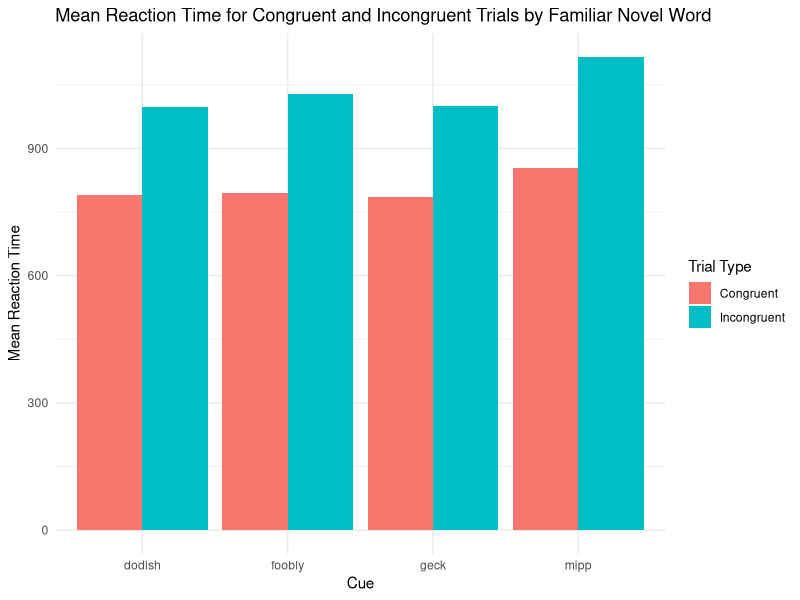
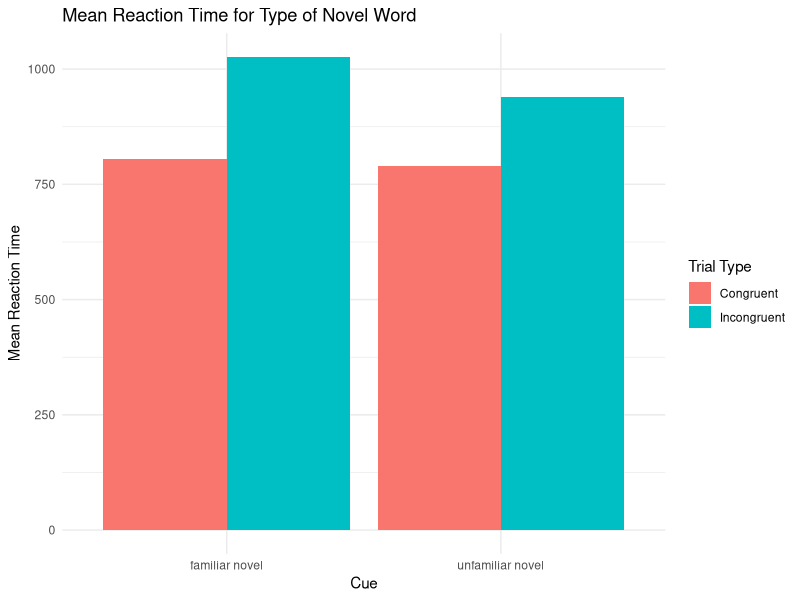
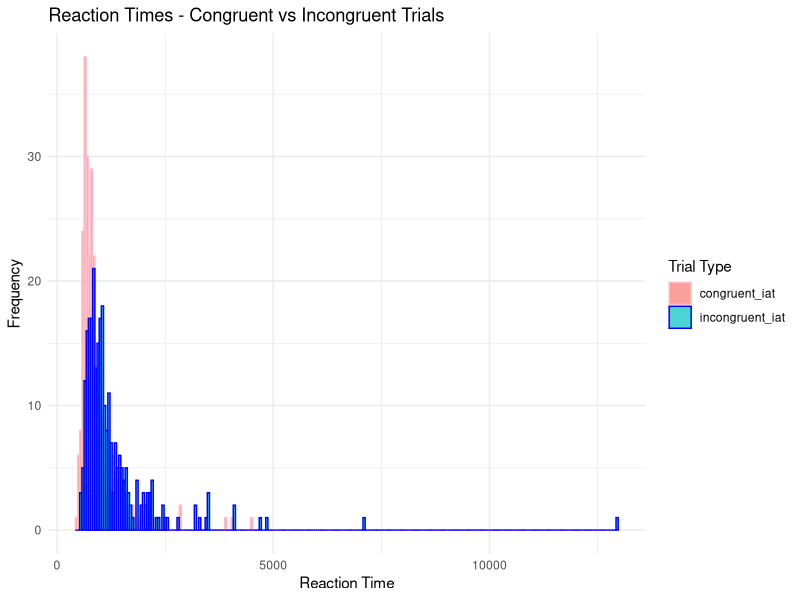

Generate these figures, in order, with R: (Note: this script raises an error after producing the figures.)
## ---- chunk 1
knitr::opts_chunk$set(echo = TRUE)
## ---- chunk 2
library(tidyverse)
library(dplyr)
library(lme4)
## ---- chunk 3
descriptive = read.csv("sona11.28(updated).csv")%>%
  mutate(rt=as.numeric(rt), revised_correct=as.numeric(revised_correct))
## ---- chunk 4
nrow(descriptive)
ncol(descriptive)
descriptive%>% pull(ID) %>% unique() %>% length()
descriptive %>% group_by(ID) %>% count()
## ---- chunk 5
attention_trials = descriptive %>%
  filter(typeoftrial == "attention")%>%
  select(ID, revised_response, novel1, novel2, novel3, revised_correct)

#mean
attention_trials %>% 
  summarize(mean_accuracy = mean(revised_correct),
            sd_accuracy = sd(revised_correct))

#summarize participant accuracy
subject_attention_accuracy = attention_trials %>%
  group_by(ID) %>%
  summarize(mean_accuracy = mean(revised_correct),
            sd_accuracy = sd(revised_correct))
## ---- chunk 6
scoring = read_csv("association_scoring.csv")%>%
  arrange(cue, response)
association_trials = descriptive %>%
  filter(typeoftrial == "association") %>%
  select (ID, revised_response, cue) %>%
  rename(response = "revised_response") %>%
  mutate(response = tolower(response)) %>%
  left_join(scoring)

# congruence trials

congruence_trials = association_trials %>%
  filter(!is.na(congruence)) %>%
  filter(congruence %in% c("congruent", "incongruent")) %>%
  filter(type_of_association %in% c("direct", "shared"))

congruence_counts = congruence_trials %>%
  group_by(ID, cue_type, congruence, type_of_association) %>%
  count() %>%
  group_by(ID, cue_type) %>%
  mutate(proportion = n / sum(n))

congruence_counts %>%
  filter(congruence == "congruent") %>%
  ungroup() %>%
  summarise(mean_prop = mean(proportion))

wide_counts = congruence_counts %>%
  select(ID, cue_type, congruence, type_of_association, proportion) %>%
  pivot_wider(names_from = congruence, values_from = proportion)%>%
  mutate(incongruent = ifelse(is.na(incongruent), 0, incongruent),
       congruent = ifelse(is.na(congruent), 0, congruent)) %>%
  mutate(prop = congruent - incongruent)

mean(wide_counts$prop)

### counts by type of association 

association_type_occurrence = wide_counts %>%
  select(ID, cue_type, type_of_association, prop)%>%
  pivot_wider(names_from = type_of_association, values_from = prop)%>%
  mutate(shared = ifelse(is.na(shared), 0, shared),
         direct = ifelse(is.na(direct), 0, direct))

mean(association_type_occurrence$direct)
mean(association_type_occurrence$shared)

## ---- chunk 7
subset_data <- descriptive %>%
  filter(typeoftrial %in% c("congruent_iat", "incongruent_iat")) %>%
   filter(!(typeoftrial %in% c("congruent_iat", "incongruent_iat") & rt < 200 | rt > 1500))%>%
  mutate(correct_numeric = ifelse(correct, 1, 0))

subject_accuracy_iat <- subset_data %>%
  group_by(ID) %>%
  summarise(mean_accuracy = mean(correct_numeric), sd_accuracy = sd(correct_numeric)) %>%
  ungroup() %>%
  select(ID, mean_accuracy)

# Mean accuracy for 'congruent_iat' trials
congruent_accuracy <- subset_data %>%
  filter(typeoftrial == "congruent_iat") %>%
  group_by(ID) %>%
  summarise(mean_accuracy_congruent = mean(correct_numeric)) %>%
  ungroup()

# Mean accuracy for 'incongruent_iat' trials
incongruent_accuracy <- subset_data %>%
  filter(typeoftrial == "incongruent_iat") %>%
  group_by(ID) %>%
  summarise(mean_accuracy_incongruent = mean(correct_numeric))%>%
  ungroup()

# Merge 
subject_accuracy_iat <- left_join(subject_accuracy_iat, congruent_accuracy, by = "ID")
subject_accuracy_iat <- left_join(subject_accuracy_iat, incongruent_accuracy, by = "ID")
## ---- chunk 8
iat_congruent_trials = descriptive %>%
  filter(typeoftrial == "congruent_iat", cue %in% c("dodish", "foobly", "geck", "mipp"))%>%
  filter(!(typeoftrial %in% c("congruent_iat", "incongruent_iat") & rt < 200 | rt > 1500))%>%
  group_by(cue)%>%
  mutate(rt=as.numeric(rt))%>%
  summarize(mean_rt = mean(rt)) 
  
## ---- chunk 9
iat_incongruent = descriptive %>%
  filter(typeoftrial == "incongruent_iat", cue %in% c("dodish", "foobly", "geck", "mipp"))%>%
   filter(!(typeoftrial %in% c("congruent_iat", "incongruent_iat") & rt < 200 | rt > 1500))%>%
  group_by(cue)%>%
  mutate(rt=as.numeric(rt))%>%
  summarize(mean_rt = mean(rt)) 
  
## ---- chunk 10

combined_data <- bind_rows(
  mutate(iat_congruent_trials, trial_type = "Congruent"),
  mutate(iat_incongruent, trial_type = "Incongruent")
)

ggplot(combined_data, aes(x = cue, y = mean_rt, fill = trial_type)) +
  geom_bar(stat = "identity", position = "dodge") +
  labs(title = "Mean Reaction Time for Congruent and Incongruent Trials by Familiar Novel Word",
       x = "Cue",
       y = "Mean Reaction Time",
       fill = "Trial Type") +
  theme_minimal()

## ---- chunk 11
novel_con = descriptive %>%
  filter(typeoftrial == "congruent_iat", type_of_word %in% c("familiar novel", "unfamiliar novel"))%>%
   filter(!(typeoftrial %in% c("congruent_iat", "incongruent_iat") & rt < 200 | rt > 1500))%>%
  group_by(type_of_word)%>%
  mutate(rt=as.numeric(rt))%>%
  summarize(mean_rt = mean(rt))
## ---- chunk 12
novel_incon = descriptive %>%
  filter(typeoftrial == "incongruent_iat", type_of_word %in% c("familiar novel", "unfamiliar novel"))%>%
   filter(!(typeoftrial %in% c("congruent_iat", "incongruent_iat") & rt < 200 | rt > 1500))%>%
  group_by(type_of_word)%>%
  mutate(rt=as.numeric(rt))%>%
  summarize(mean_rt = mean(rt))
## ---- chunk 13

combined_data <- bind_rows(
  mutate(novel_con, trial_type = "Congruent"),
  mutate(novel_incon, trial_type = "Incongruent")
)

ggplot(combined_data, aes(x = type_of_word, y = mean_rt, fill = trial_type)) +
  geom_bar(stat = "identity", position = "dodge") +
  labs(title = "Mean Reaction Time for Type of Novel Word",
       x = "Cue",
       y = "Mean Reaction Time",
       fill = "Trial Type") +
  theme_minimal()
## ---- chunk 14

library(ggplot2)

congruent_data <- subset(descriptive, typeoftrial == "congruent_iat")
incongruent_data <- subset(descriptive, typeoftrial == "incongruent_iat")

ggplot() +
  geom_histogram(data = congruent_data, aes(x = rt, fill = typeoftrial), 
                 binwidth = 50, color = "pink", alpha = 0.7, position = "identity") +
  geom_histogram(data = incongruent_data, aes(x = rt, fill = typeoftrial), 
                 binwidth = 50, color = "blue", alpha = 0.7, position = "identity") +
  labs(title = "Reaction Times - Congruent vs Incongruent Trials",
       x = "Reaction Time",
       y = "Frequency",
       fill = "Trial Type") +
  theme_minimal()

## ---- chunk 15
subject_attention_accuracy_filter <- subject_attention_accuracy %>%
  filter(mean_accuracy >= 0.75)
## ---- chunk 16
IATrt_model= lmer(rt ~ typeoftrial + (1 | ID),
                  data = subset_data)
summary(IATrt_model)
## ---- chunk 17
sentence_scoring = descriptive %>%
  filter(typeoftrial=="use_in_sentence") %>%
  mutate(AVERAGE_SENTENCE_SCORE = as.numeric(AVERAGE_SENTENCE_SCORE))

## ---- chunk 18
sentence_model= lmer(AVERAGE_SENTENCE_SCORE ~ real.or.novel + (1 | ID),
                  data = sentence_scoring)
summary(sentence_model)
